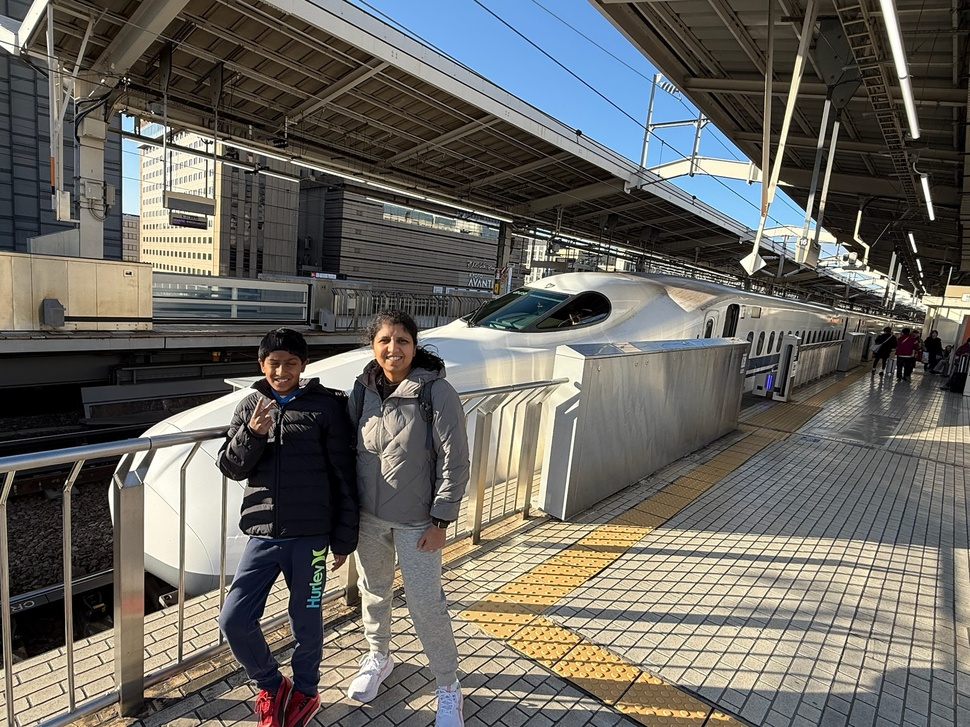
#> input picture Photos/MomandRishaan.jpg, 970 x 727 px, shrunk from 2048 x 1536 before the run, found by its file name
$ python face_detect.py
#> lines starting #> are read from the running program, lines starting #| are printed output that depends on the picture; after the words box and inside, x2 and y2 are one past the last pixel; in counts of white or black regions, pixels touching at a corner belong together
import cv2 as cv

face_pic = cv.imread("/Users/ryanrahul/Documents/CV_ISEF_Project/Photos/MomandRishaan.jpg")
#> face_pic is the input picture: shape (727, 970, 3); mean B, G, R 97.3, 103.2, 105.5

cv.imshow("Person_Picture" , face_pic)

gray = cv.cvtColor(face_pic, cv.COLOR_BGR2GRAY)
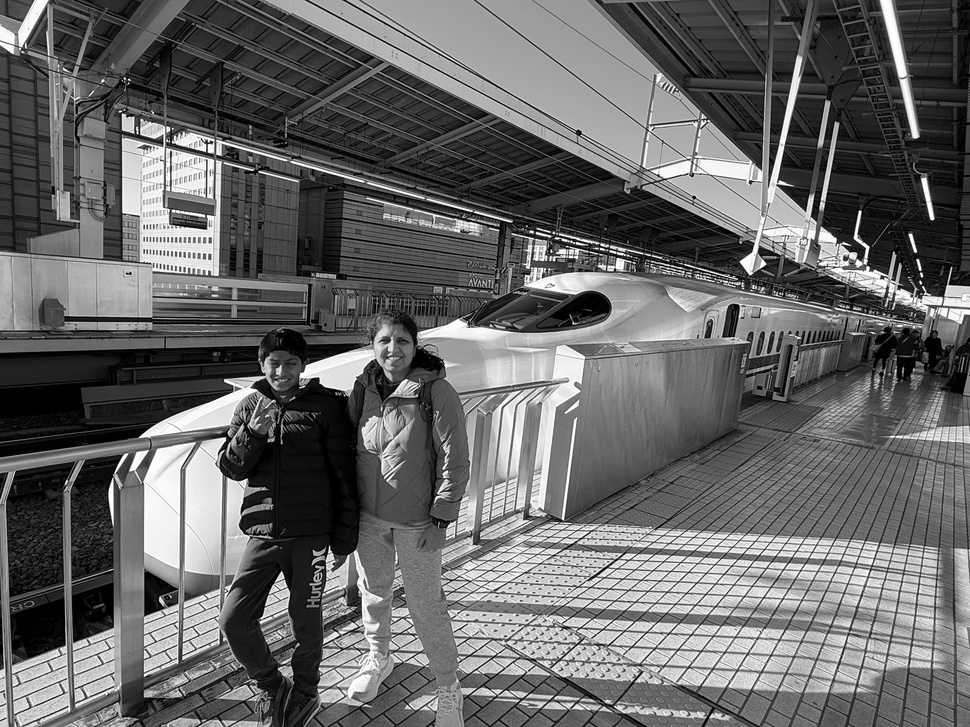
#> gray: shape (727, 970); min 0, max 255, mean 103.2


haar_cascade = cv.CascadeClassifier('/Users/ryanrahul/Documents/CV_ISEF_Project/haar_face.xml')

faces_rect = haar_cascade.detectMultiScale(gray, scaleFactor=1.05, minNeighbors=8)
#> faces_rect = [[369, 322, 49, 49]]

print(f"The number of faces found = {len(faces_rect)}")
#| The number of faces found = 1
print(faces_rect)
#| [[369 322  49  49]]

for (x,y,w,h) in faces_rect:

    cv.rectangle(face_pic, (x,y), (x+w, y+h), (0,255,0), thickness=2)
#> this loop made 1 pass
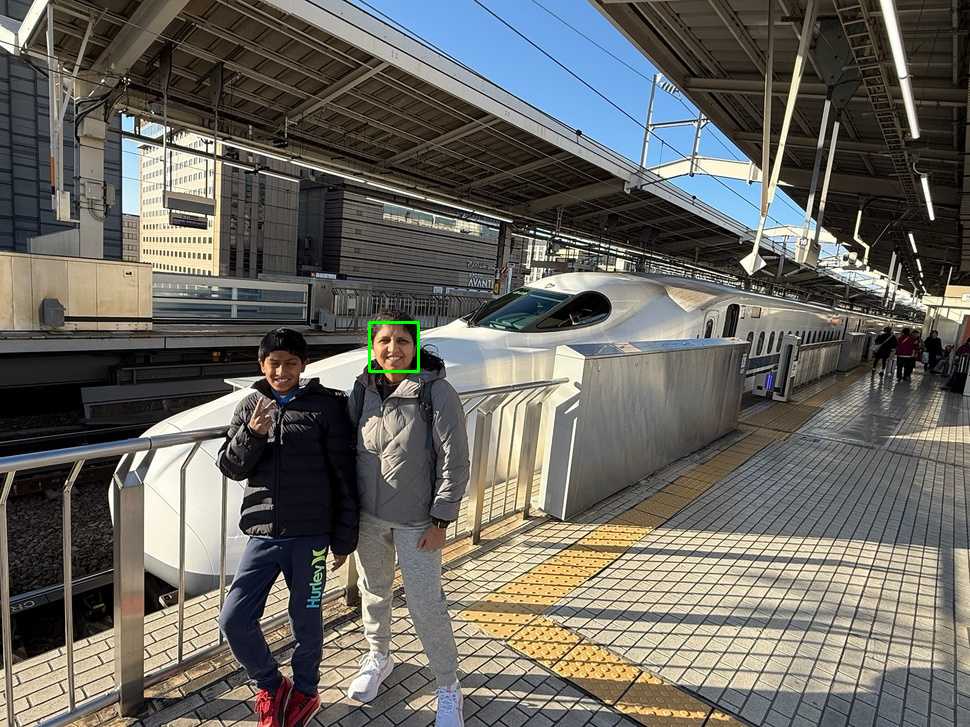
#> face_pic: shape (727, 970, 3); 0.08% of pixels changed, all inside (x1, y1, x2, y2) = (368, 321, 420, 373)

cv.imshow('Detected Faces', face_pic)
cv.waitKey(0)
cv.destroyAllWindows()

$ run again, with Photos/dogspic.jpg copied over Photos/MomandRishaan.jpg
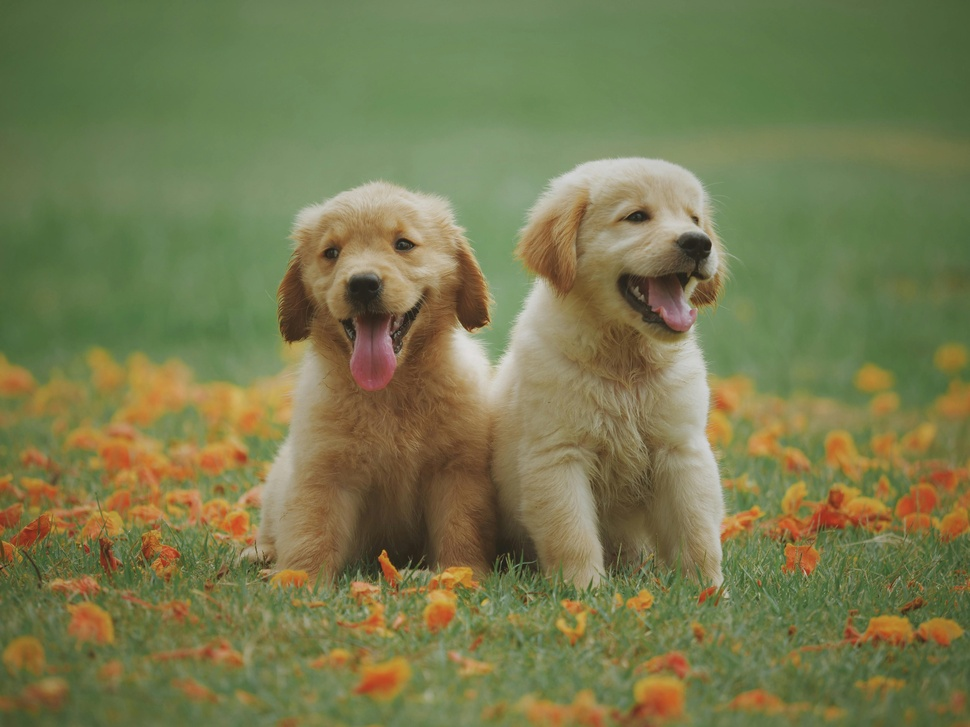
#> input picture Photos/dogspic.jpg, 970 x 727 px, shrunk from 5184 x 3888 before the run, found by its file name
#> face_pic is the input picture: shape (727, 970, 3); mean B, G, R 78.3, 122, 119.2
#> `gray = cv.cvtColor(face_pic, cv.COLOR_BGR2GRAY)`:
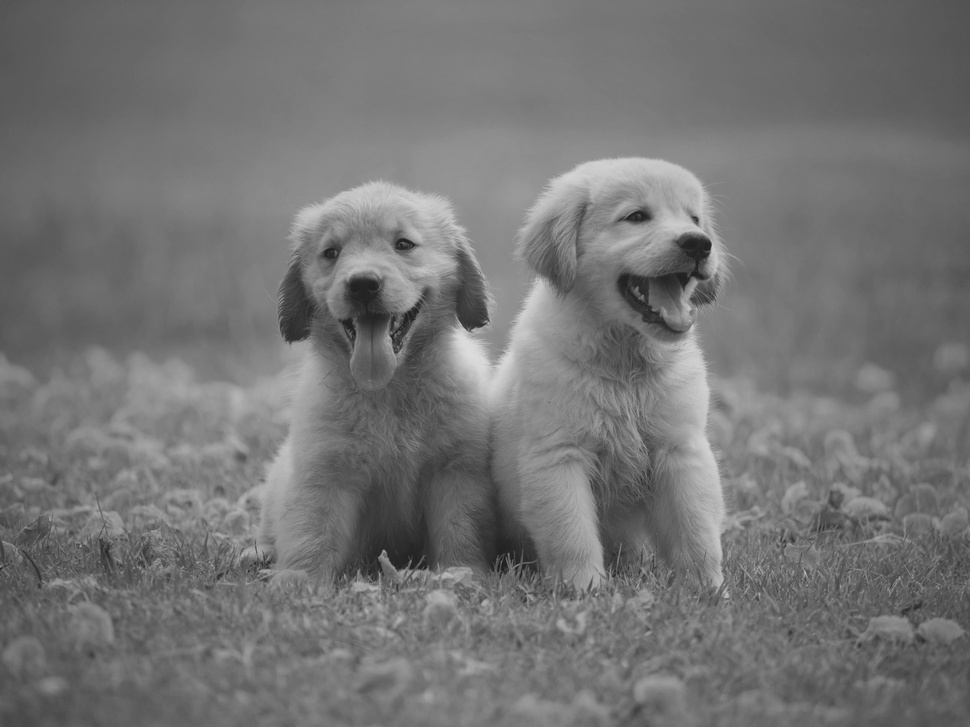
#> gray: shape (727, 970); min 26, max 222, mean 116.1
#> faces_rect = [[717, 464, 31, 31], [276, 591, 63, 63]]
#| The number of faces found = 2
#| [[717 464  31  31]
#|  [276 591  63  63]]
#> the loop `for (x,y,w,h) in faces_rect: ` made 2 passes
#> after the loop `for (x,y,w,h) in faces_rect:`:
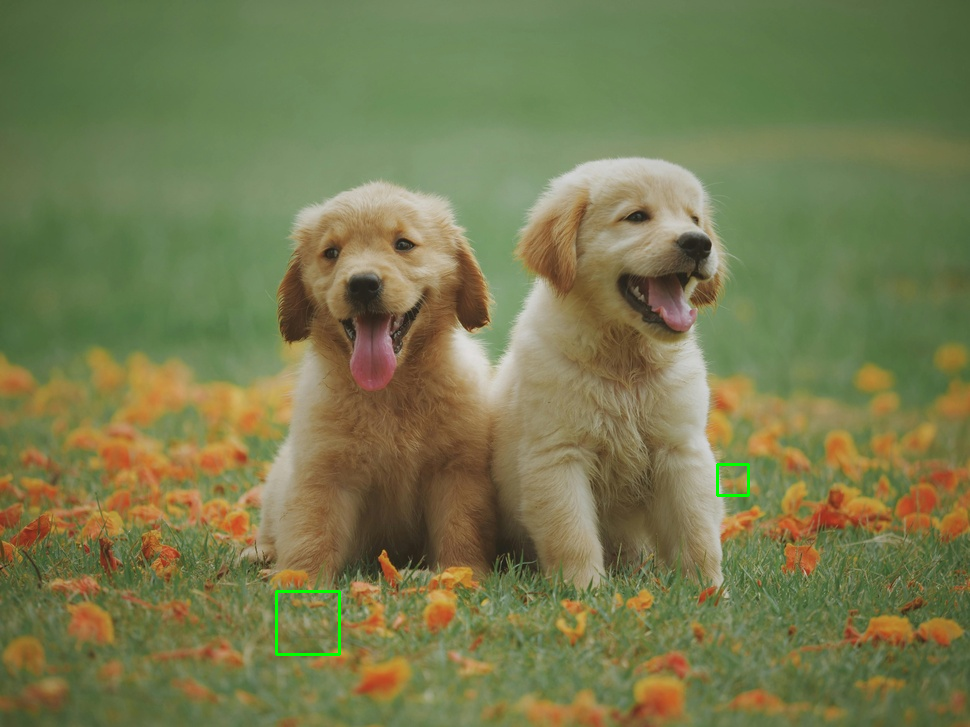
#> face_pic: shape (727, 970, 3); 0.16% of pixels changed, all inside (x1, y1, x2, y2) = (275, 463, 750, 656)
